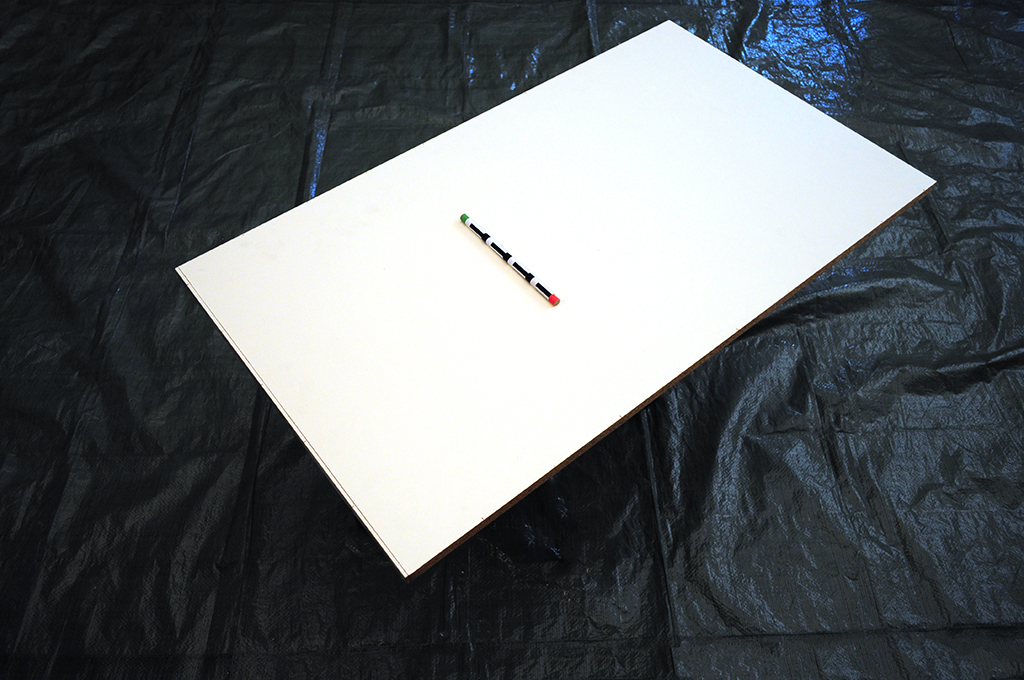
#> input picture pics/5.JPG, 1024 x 680 px
$ jupyter execute findPen.ipynb   (shell and % lines are left out)   (older library calls are emulated)
#> lines starting #> are read from the running program, lines starting #| are printed output that depends on the picture; after the words box and inside, x2 and y2 are one past the last pixel; in counts of white or black regions, pixels touching at a corner belong together
#> further down, pic is the input picture: shape (680, 1024, 3); mean R, G, B 95.1, 99.7, 102.7
[cell 1]
from matplotlib import pyplot as plt
import numpy as np
import skimage, skimage.morphology, skimage.feature
from skimage.color import rgb2gray
from skimage import exposure
from skimage.segmentation import random_walker

[cell 2]
def find_table(pic, cannysigma=8, closure=8, threshold_stepback=1):
#> called with cannysigma = 8, closure = 16, threshold_stepback = 1
    hsvpic = skimage.color.rgb2hsv(pic)
#> hsvpic: shape (680, 1024, 3) float64; mean of channels 0, 1, 2 0.486, 0.163, 0.408
    bwpic = hsvpic[:,:,2]
    satpic = hsvpic[:,:,1]
    # White is high-valued and low-saturated, so whiteness of colors is taken to be
    # directly correlated with value and inversely with saturation.
    whitepic = bwpic - satpic
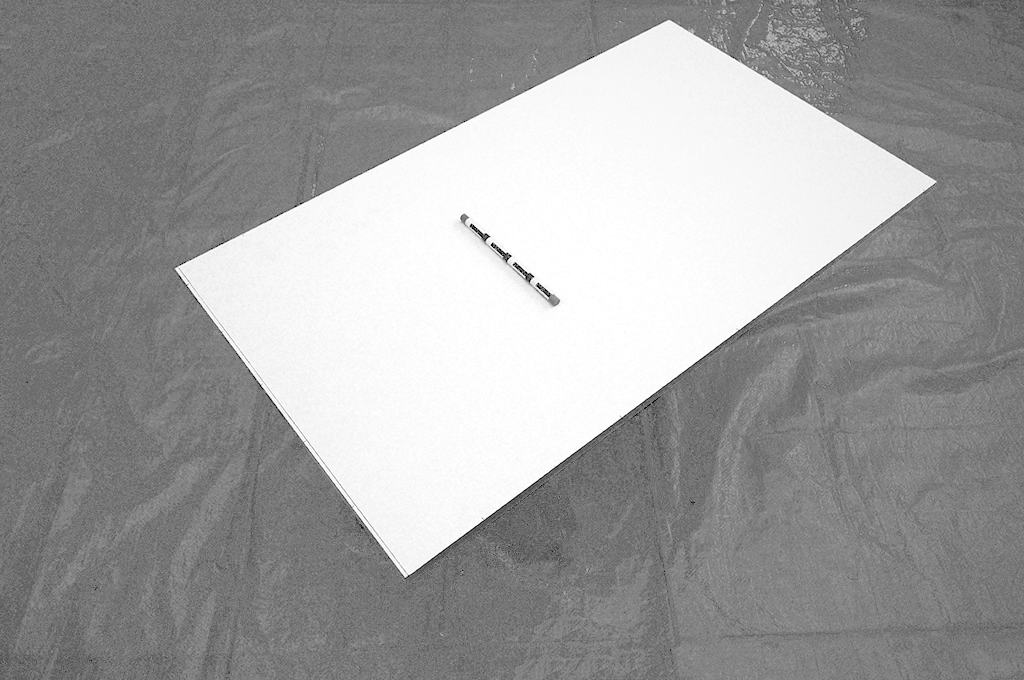
#> whitepic: shape (680, 1024) float64; min -0.996, max 1, mean 0.244; drawn with min black and max white

    # The histogram should be somehow U-shaped, so the threshold is computed by taking
    # density maximum above the antimode, and then stepping back by a certain proportion
    # of the standard deviation.
    density, edges = np.histogram(whitepic.flat, bins = 40)
#> density = 40 values, max 136947 at index 39, min 9 at index 1, mean 17408; edges = 41 values from -0.996 to 1
    # mean = np.mean(whitepic)
    antimode = skimage.filters.threshold_otsu(whitepic)
#> antimode = 0.45
    sigma = np.std(whitepic)
#> sigma = 0.463
    stepback = 0.5
    split = np.searchsorted(edges, antimode, side='right')
#> split = 29
    maxd = split + np.argmax(density[split:])
#> maxd = 39
    threshold = edges[maxd] - threshold_stepback*sigma
#> threshold = 0.487
    maskpic = whitepic > threshold
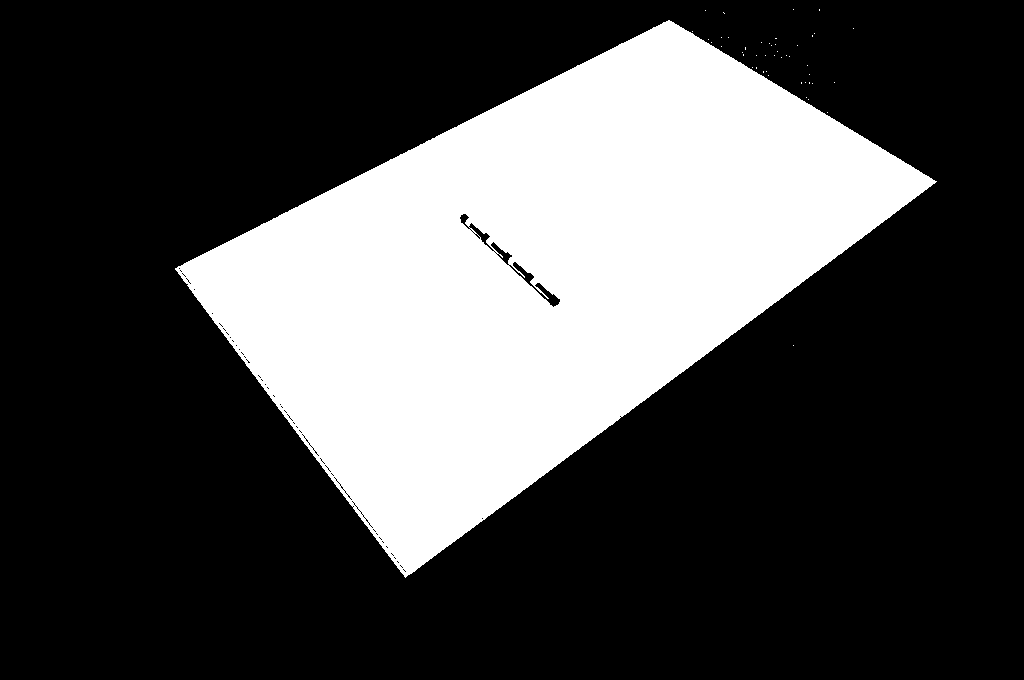
#> maskpic: shape (680, 1024) bool; 28.9% white; 46 white regions (45 under 20 px), largest, box (x1, y1, x2, y2) and area: (175, 20, 937, 578) 200947

    # The largest connected region will be selected at the table.
    # In order to disconnect nearby bright background region, Canny edges computed on
    # the hue channel (hue is chosen because we already know there wasn't enough distance
    # in brightness).
    huepic = hsvpic[:,:,0]
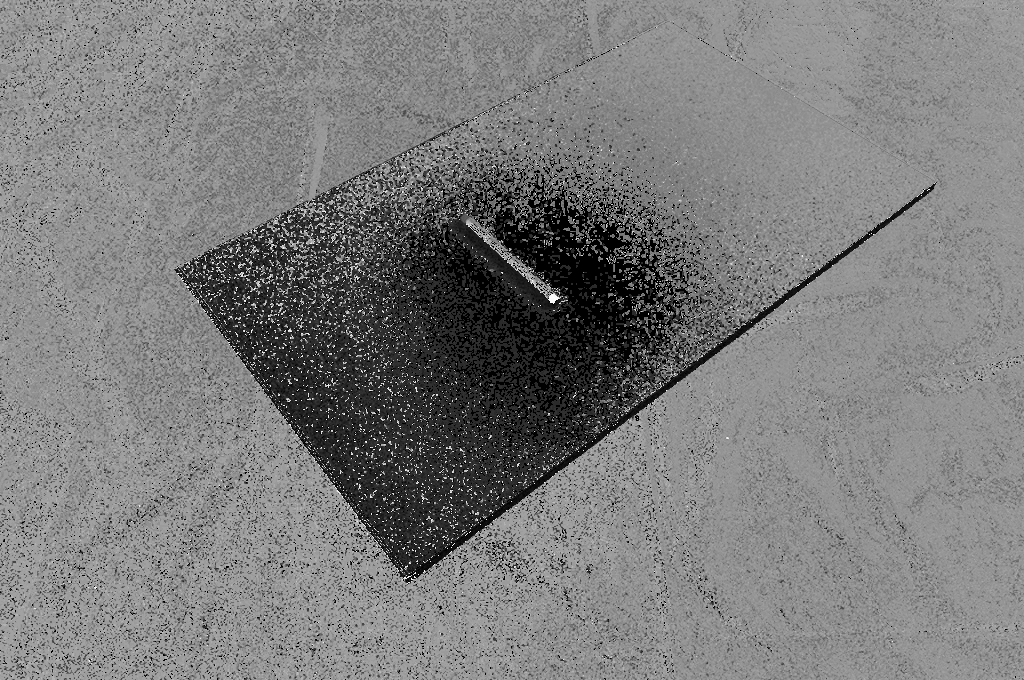
#> huepic: shape (680, 1024) float64; min 0, max 0.999, mean 0.486
    cannyhue = skimage.feature.canny(huepic, sigma=cannysigma)
#> cannyhue: shape (680, 1024) bool; every value is 0
    # satpic = hsvpic[:,:,1]
    # cannysat = skimage.feature.canny(satpic, sigma=cannysigma)
    huesatmask = maskpic & ~cannyhue # & ~cannysat
    labeledpic = skimage.measure.label(huesatmask, connectivity=1)
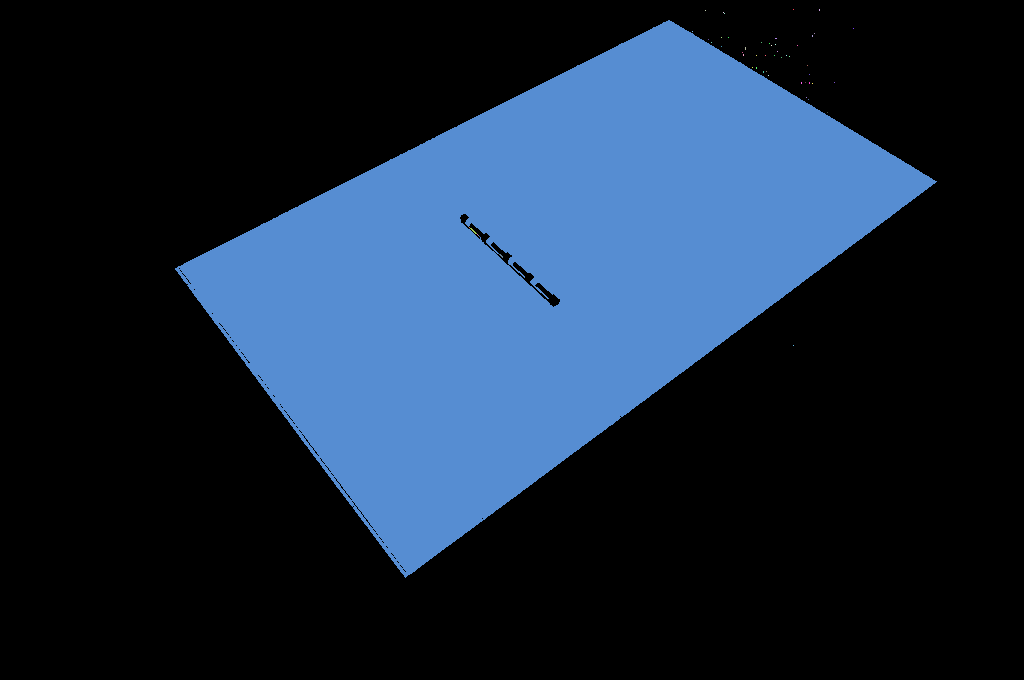
#> labeledpic: shape (680, 1024) int32; 54 distinct labels, from 0 to 53; one colour per label, 0 black
    largestmask = labeledpic == np.argmax(np.bincount(labeledpic.flat)[1:])+1
#> largestmask: shape (680, 1024) bool; 28.9% white; 1 white region, box (x1, y1, x2, y2) and area: (175, 20, 937, 578) 200924

    # A closure is computed on the mask to clean out speckles and dirt.
    disk = skimage.morphology.disk(closure)
    return skimage.morphology.binary_closing(largestmask, selem=disk)
#> returned value: shape (680, 1024) bool; 29% white; 1 white region, box (x1, y1, x2, y2) and area: (175, 20, 937, 578) 201907

[cell 3]
pic = plt.imread("pics/5.JPG")
tablemask = find_table(pic, closure=16)
# plt.imshow(tablemask)
gray=rgb2gray(pic)
p2, p98 = np.percentile(gray, (2, 98))
#> p2 = 0.0586; p98 = 1
gray = exposure.rescale_intensity(gray, in_range=(p2, p98))
edge=skimage.feature.canny(gray, mask=tablemask, sigma=4)
#> edge: shape (680, 1024) bool; 0.05% white in thin lines or dots, all inside (x1, y1, x2, y2) = (459, 214, 559, 306)
# Run random walker algorithm
markers = np.zeros(gray.shape, dtype=np.uint)
markers[gray > 0.50] = 1
markers[gray < 0.80] = 2

labels = random_walker(gray, markers, beta=10, mode='bf')
#> labels: shape (680, 1024) uint64; values 1 (black) and 2 (white), 71.3% white; 33 black regions (32 under 20 px), largest, box (x1, y1, x2, y2) and area: (176, 20, 936, 577) 199975
labels[tablemask==False]=0
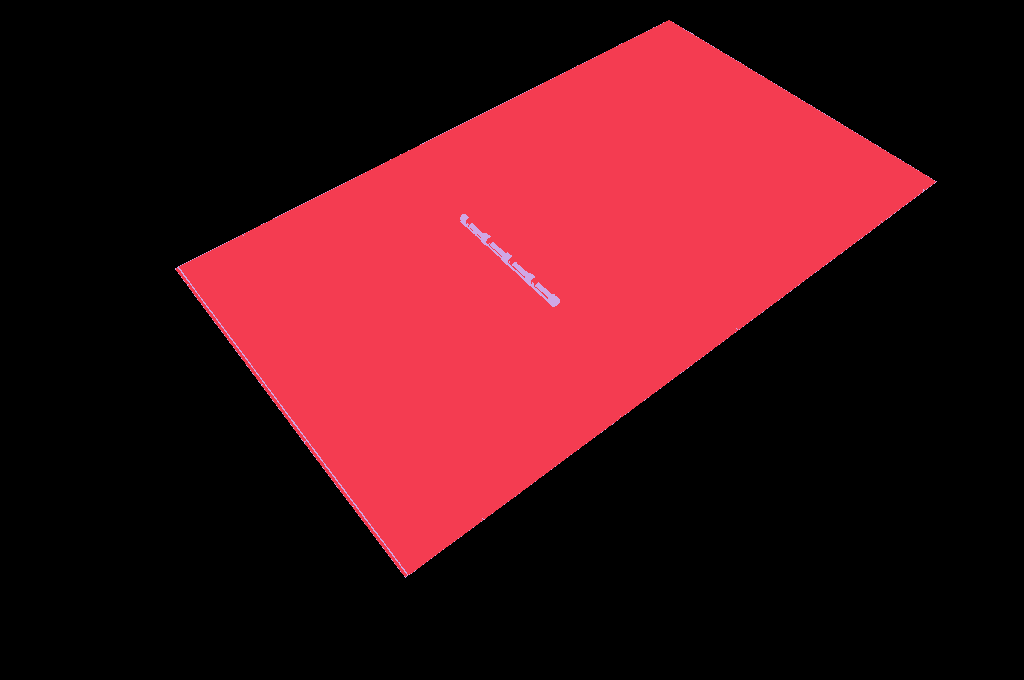
#> labels: shape (680, 1024) uint64; 3 distinct labels, from 0 to 2; one colour per label, 0 black
plt.imshow(labels)
plt.imsave("labels.png", labels)
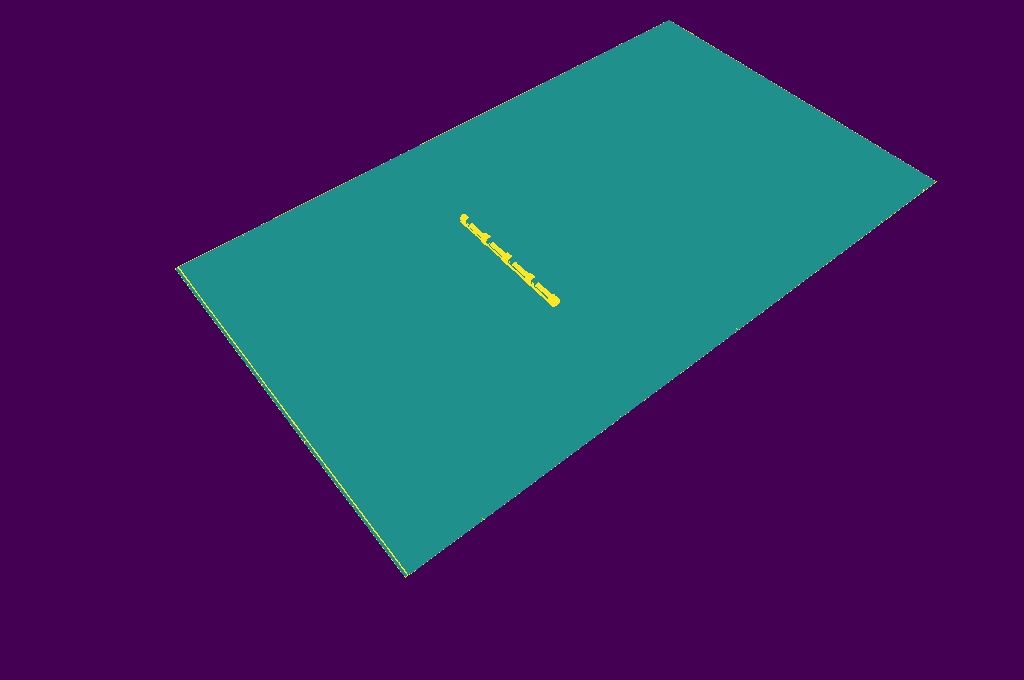
#> saved as labels.png: shape (680, 1024, 3); mean R, G, B 58.2, 42.7, 100

$ run again, with pics/1.JPG copied over pics/5.JPG
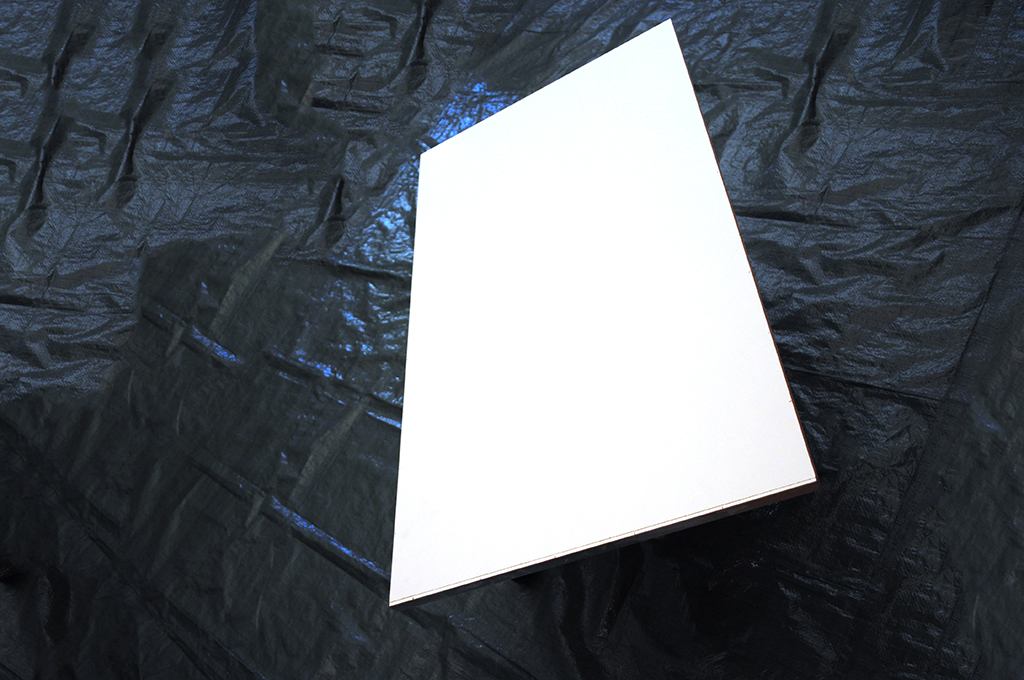
#> input picture pics/1.JPG, 1024 x 680 px
#> pic is the input picture: shape (680, 1024, 3); mean R, G, B 89.6, 94.9, 100.9
#> hsvpic: shape (680, 1024, 3) float64; mean of channels 0, 1, 2 0.493, 0.193, 0.397
#> density = 40 values, max 157848 at index 39, min 0 at index 1, mean 17408; edges = 41 values from -0.996 to 1
#> antimode = 0.474
#> sigma = 0.441
#> split = 30
#> maxd = 39
#> threshold = 0.509
#> in find_table, `maskpic = whitepic > threshold`:
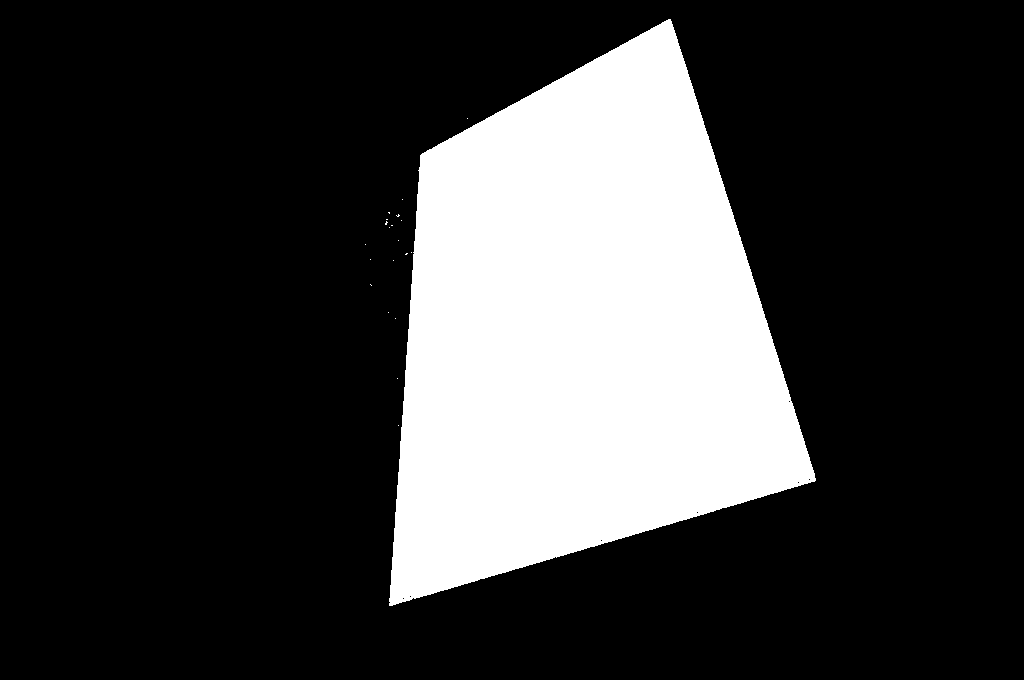
#> maskpic: shape (680, 1024) bool; 23.4% white; 21 white regions (20 under 20 px), largest, box (x1, y1, x2, y2) and area: (389, 19, 816, 606) 162782
#> cannyhue: shape (680, 1024) bool; 0.05% white in thin lines or dots, all inside (x1, y1, x2, y2) = (397, 212, 448, 501)
#> huesatmask: shape (680, 1024) bool; 23.3% white; 21 white regions (20 under 20 px), largest, box (x1, y1, x2, y2) and area: (389, 19, 816, 606) 162458
#> labeledpic: shape (680, 1024) int32; 28 distinct labels, from 0 to 27
#> largestmask: shape (680, 1024) bool; 23.3% white; 1 white region, box (x1, y1, x2, y2) and area: (389, 19, 816, 606) 162233
#> p2 = 0.0502; p98 = 1
#> edge: shape (680, 1024) bool; every value is 0
#> `plt.imsave("labels.png", labels)`:
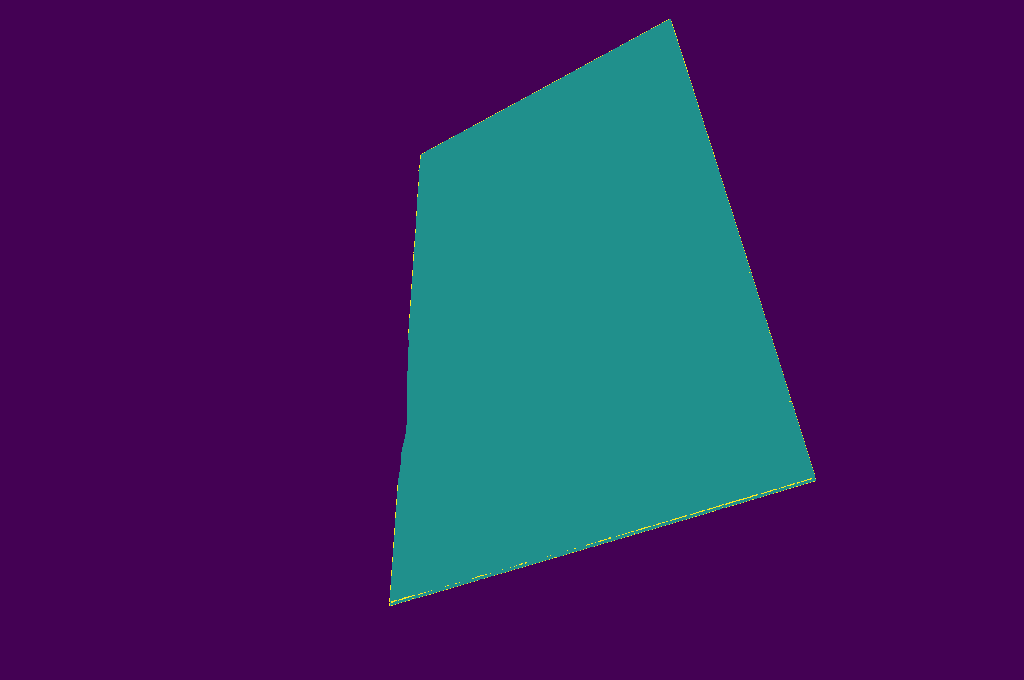
#> saved as labels.png: shape (680, 1024, 3); mean R, G, B 59.9, 34.5, 96.9
